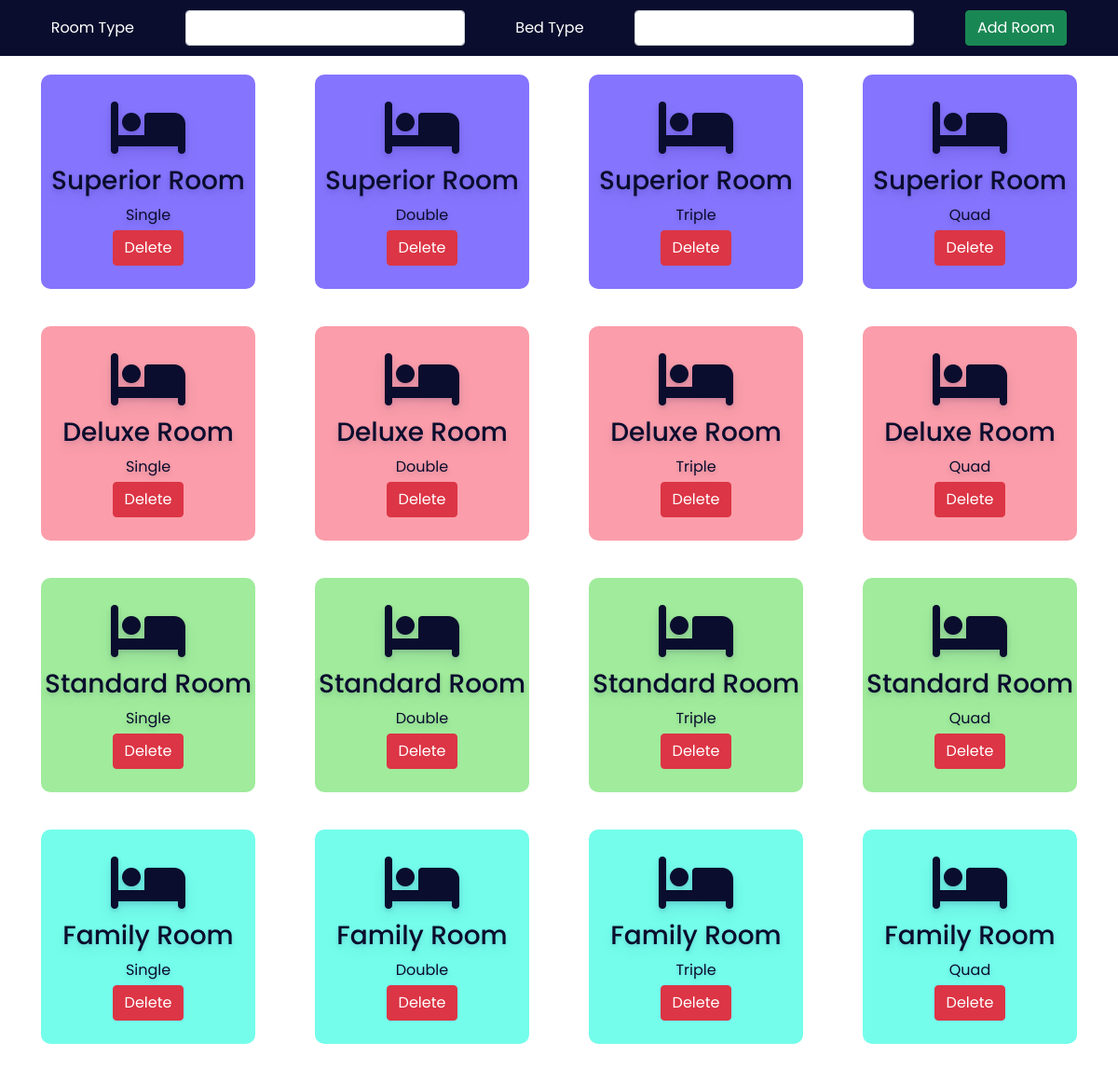
/admin/room.php, run on the app's committed database.
### tables this page shows
CREATE TABLE `room` (
  `id` int(30) NOT NULL,
  `type` varchar(50) NOT NULL,
  `bedding` varchar(50) NOT NULL
);

### admin/room.php (the view, shortened to what this page needs)
<?php
    include '../config.php'
?>
<!DOCTYPE html>
<html lang="en">
<head>
    <link rel="stylesheet" href="https://cdnjs.cloudflare.com/ajax/libs/font-awesome/6.2.0/css/all.min.css" />
    <link href="https://cdn.jsdelivr.net/npm/bootstrap@5.0.2/dist/css/bootstrap.min.css" rel="stylesheet">
    <link rel="stylesheet" href="css/room.css">
</head>
<body>
    <div class="addroomsection">
        <form action="" method="POST">
            <label for="troom">Room Type</label>
            <select name="troom" class="form-control">
                <option value selected></option>
                <option value="Superior Room">SUPERIOR ROOM</option>
            </select>
            <label for="bed">Bed Type</label>
            <select name="bed" class="form-control">
                <option value selected></option>
                <option value="Single">SINGLE</option>
            </select>
            <button type="submit" class="btn btn-success" name="addroom">Add Room</button>
        </form>
    </div>
    <div class="room">
        <?php
            $sql = "select * from room";
            $re = mysqli_query($conn,$sql);
        ?>
        <?php
        while ($row = mysqli_fetch_array($re)) {
            $id = $row['type'];
            if ($id == "Superior Room") {
                echo "<div class='roombox roomboxsuperior'>
						<div class='text-center no-boder'>
                            <i class='fa-solid fa-bed fa-4x mb-2'></i>
							<h3>" . $row['type'] . "</h3>
                            <div class='mb-1'>" . $row['bedding'] . "</div>
                            <a href='roomdelete.php?id=". $row['id'] ."'><button class='btn btn-danger'>Delete</button></a>
						</div>
                    </div>";
            } else if ($id == "Deluxe Room") {
                echo "<div class='roombox roomboxdelux'>
                        <div class='text-center no-boder'>
                        <i class='fa-solid fa-bed fa-4x mb-2'></i>
                        <h3>" . $row['type'] . "</h3>
                        <div class='mb-1'>" . $row['bedding'] . "</div>
                        <a href='roomdelete.php?id=". $row['id'] ."'><button class='btn btn-danger'>Delete</button></a>
                    </div>
                    </div>";
            } else if ($id == "Standard Room") {
                echo "<div class='roombox roomboguest'>
                <div class='text-center no-boder'>
                <i class='fa-solid fa-bed fa-4x mb-2'></i>
							<h3>" . $row['type'] . "</h3>
                            <div class='mb-1'>" . $row['bedding'] . "</div>
                            <a href='roomdelete.php?id=". $row['id'] ."'><button class='btn btn-danger'>Delete</button></a>
					</div>
            </div>";
            } else if ($id == "Family Room") {
                echo "<div class='roombox roomboxsingle'>
                        <div class='text-center no-boder'>
                        <i class='fa-solid fa-bed fa-4x mb-2'></i>
                        <h3>" . $row['type'] . "</h3>
                        <div class='mb-1'>" . $row['bedding'] . "</div>
                        <a href='roomdelete.php?id=". $row['id'] ."'><button class='btn btn-danger'>Delete</button></a>
                    </div>
                    </div>";
            }
        }
        ?>
    </div>
</body>
</html>

### admin/css/room.css (style rules this page uses)
:root { --bg-text-shadow: 0 2px 4px rgb(13 0 77 / 8%), 0 3px 6px rgb(13 0 77 / 8%), 0 8px 16px rgb(13 0 77 / 8%); --bg-box-shadow: 0px 0px 20px 6px rgba(8, 8, 15, 0.31); }
* { margin: 0; padding: 0; font-family: 'Poppins', sans-serif; }
.addroomsection { height: 60px; width: 100%; background-color: #0a0d2d; position:fixed; z-index: 100; }
.addroomsection form { height: 100%; display: flex; justify-content: space-evenly; align-items: center; }
.addroomsection form label { color: white; }
.addroomsection form select { width: 300px; }
.room { display: flex; position: relative; top: 60px; height: 85vh; overflow-y: scroll; justify-content: space-evenly; flex-wrap: wrap; }
.roombox { height: 230px; width: 230px; margin: 20px; display: flex; flex-direction: column; justify-content: center; color: #0a0d2d; text-shadow: var(--bg-text-shadow); border-radius: 10px; }
.roomboxsuperior { background-color:#2407fc8e; }
.roomboxdelux { background-color:#fa8393c8; }
.roomboguest { background-color:#19cf1069; }
.roomboxsingle { background-color:#07fcdb8e; }

### data on the page
room: type "Superior Room", bedding "Single"
room: type "Superior Room", bedding "Double"
room: type "Superior Room", bedding "Triple"
room: type "Superior Room", bedding "Quad"
room: type "Deluxe Room", bedding "Single"
room: type "Deluxe Room", bedding "Double"
room: type "Deluxe Room", bedding "Triple"
room: type "Deluxe Room", bedding "Quad"
room: type "Standard Room", bedding "Single"
room: type "Standard Room", bedding "Double"
room: type "Standard Room", bedding "Triple"
room: type "Standard Room", bedding "Quad"
room: type "Family Room", bedding "Single"
room: type "Family Room", bedding "Double"
room: type "Family Room", bedding "Triple"
room: type "Family Room", bedding "Quad"
